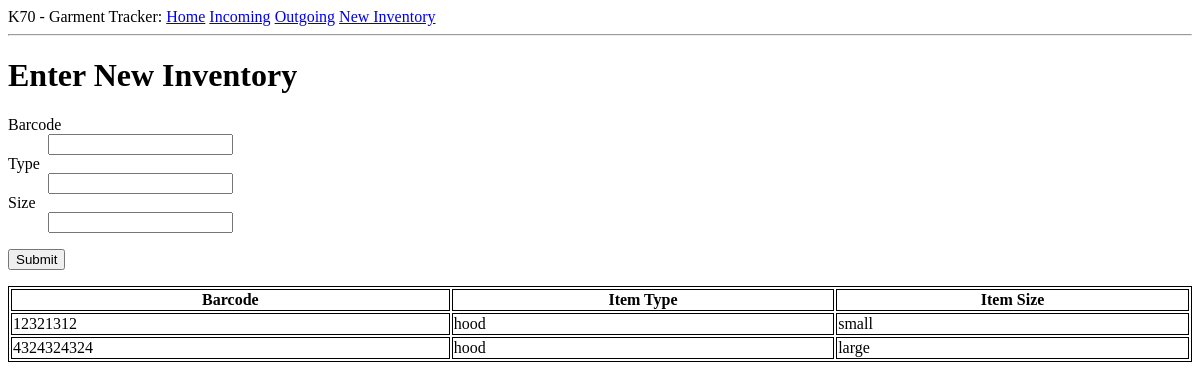
Before: /New_inventory with the older database file.
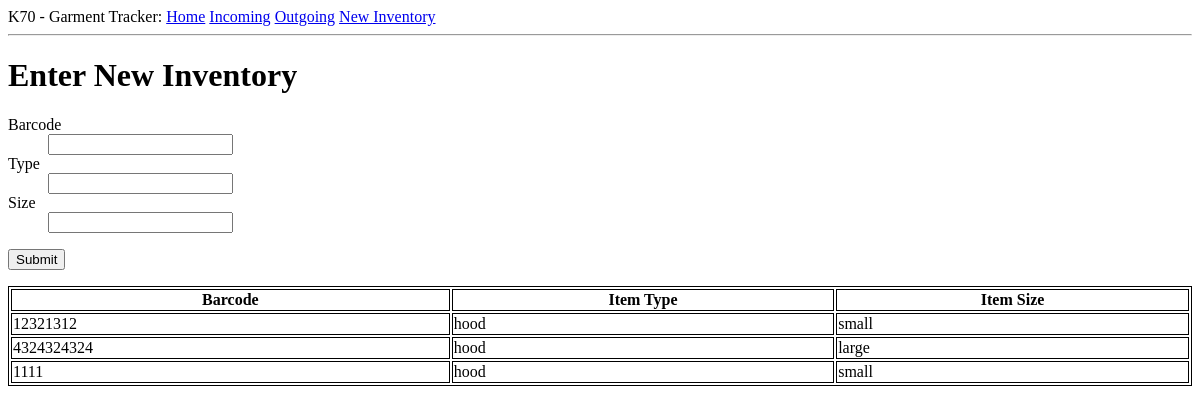
After: the same page with the newer database file.
### app/models.py (models this page shows, shortened)
class Laundry(db.Model):
    id = db.Column(db.Integer, primary_key=True)
    barcode = db.Column(db.String(20), index = True)
    item_type = db.Column(db.String(10), index = True)
    item_size = db.Column(db.String(10), index = True)
    item_note = db.Column(db.String(20), index = True)
    status = db.Column(db.Boolean(), index=True)
    time_stamps = db.relationship('Timestamp', backref="item", lazy= 'dynamic')

### app/routes.py (the view)
@app.route('/New_inventory', methods = ['GET', 'POST'])
def New_inventory():
    form = item_template()
    if form.validate_on_submit():
        new_item = Laundry(barcode = form.barcode.data, item_type=form.type.data,item_size=form.size.data)
        db.session.add(new_item)
        db.session.commit()
        flash('Item has entered the database!')
        return redirect(url_for('New_inventory'))
    items = Laundry.query.all()
    return render_template('New_inventory.html', title='New_inventory', form=form, items=items)

### app/forms.py
class item_template(FlaskForm):
    barcode = StringField('Barcode', validators=[DataRequired()])
    type = StringField('Type', validators=[DataRequired()])
    size = StringField('Size', validators=[DataRequired()])
    status = BooleanField('Status')
    submit = SubmitField('Enter Item')

### app/templates/New_inventory.html (shortened to what this page needs)
{% extends "base.html" %}
{% block content %}
<h1>Enter New Inventory</h1>
<form action="" method="post">
    {% from "_formhelpers.html" import render_field %}
    <dl>
        {{ render_field(form.barcode) }}
        {{ render_field(form.type) }}
        {{ render_field(form.size) }}
    </dl>
    <p><input type="submit" value=Submit></p>
</form>
<table style="width:100%">
    <tr valign="top">
        <th>Barcode</th>
        <th>Item Type</th>
        <th>Item Size</th>
    </tr>
    {% for item in items %}
    <tr>
        <td>{{ item.barcode }}</td><td>{{ item.item_type }}</td><td>{{ item.item_size }}</td>
    </tr>
    {% endfor %}
</table>
{% endblock %}

### app/templates/base.html (shortened to what this page needs)
<html>
    <head>
    </head>
    <body>
        <div>
            K70 - Garment Tracker:
            <a href="{{ url_for('Home') }}">Home</a>
            <a href="{{ url_for('Incoming') }}">Incoming</a>
            <a href="{{ url_for('Outgoing') }}">Outgoing</a>
            <a href="{{ url_for('New_inventory') }}">New Inventory</a>
          </div>
        <hr>
        {% block content %}{% endblock %}
    </body>
</html>

### app/templates/_formhelpers.html (shortened to what this page needs)
{% macro render_field(field) %}
    <dt>{{ field.label }}
    </dt><dd>{{ field(**kwargs)|safe }}
    </dd>
{% endmacro %}

### app/templates/New_inventory.html (style rules this page uses)
table, th, td { border: 1px solid black; }

Changed rows visible on the page:
added Laundry: barcode "1111", item_type "hood", item_size "small"
